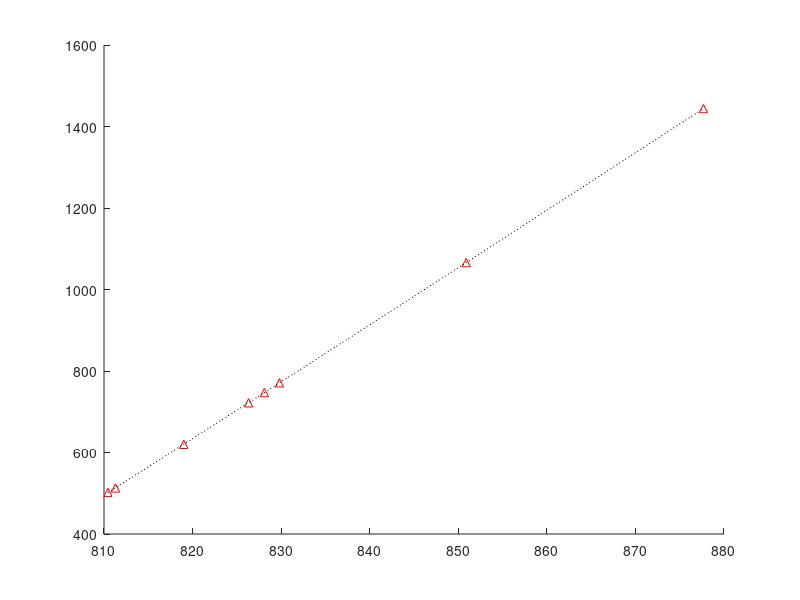

The MATLAB script that drew this image: (Note: this script raises an error after producing the figure.)
y=[502 513 620 722 747 771 1066 1444];
x=[810.4364 811.2899 819.0054 826.3240 828.1050 829.8107 850.8870 877.6748];
a=polyfit(x,y,3);
x1 = linspace(min(x(:)), max(x(:)));
y1 = polyval(a, x1);
figure; hold on;
plot(x, y, 'r^', x1, y1, 'k:');
tit = char( vpa(poly2sym(a), 5) );
title(tit);
y0 = polyval(a, x);
err = abs(y - y0);
stem(x, err);


% x=1:1:1600;
% x2=x.*x;
% x3=x.*x2;
% wavelength3=a(4)+a(1)*x3+a(2)*x2+a(3)*x;
% figure();
% plot(wavelength3);

x=linspace(774.4508,888.97118,1600);
x2=x.*x;
x3=x.*x2;
pxiel=a(4)+a(1)*x3+a(2)*x2+a(3)*x;
% figure();
% plot(x,pxiel);

